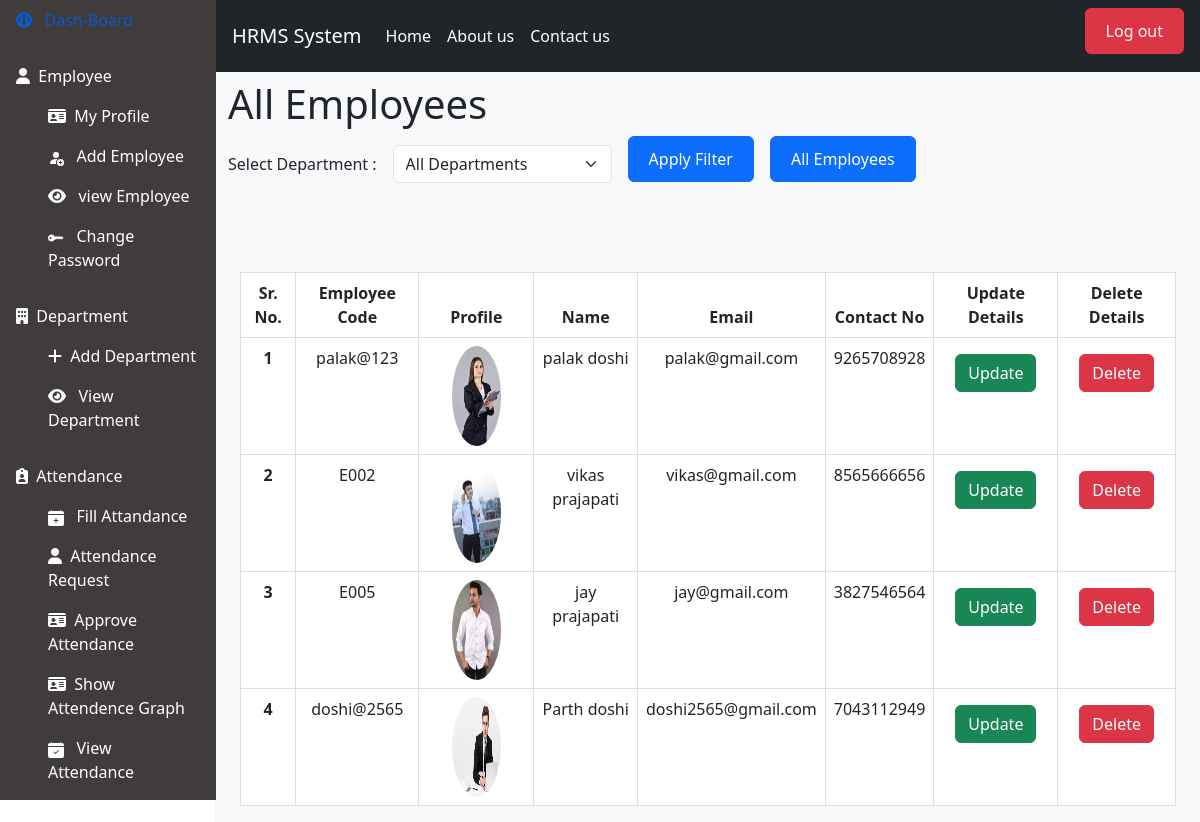
The app's page /view_all_employee/ (signed in) with its own data.
### hr/models.py (models this page shows, shortened)
class Employee(models.Model):
    user = models.ForeignKey(User,on_delete=models.CASCADE)
    id = models.BigAutoField(primary_key=True)
    emp_code = models.CharField(unique=True, max_length=20) #emp id for login
    profile = models.ImageField(upload_to="images",blank=True,null=True)
    email = models.EmailField()
    mobile_number = models.CharField(max_length=13,null=True,blank=True)
    date_of_birth = models.DateField()
    employee_address = models.TextField(max_length=1000)
    city_id = models.ForeignKey(City, null=True, blank=True, on_delete=models.CASCADE)
    state_id = models.ForeignKey(State, null=True, blank=True, on_delete=models.CASCADE)
    aadhar_number = models.CharField(max_length=12, null=True, blank=True,unique=True)
    pan_number = models.CharField(max_length=10, null=True, blank=True,unique=True)
    dep_id = models.ForeignKey(Department, null=True, blank=True, on_delete=models.CASCADE)
    designation_id = models.ForeignKey(Designation, null=True, blank=True, on_delete=models.CASCADE)
    date_of_joining = models.DateField()
    is_hr = models.BooleanField(default=False)
    is_employee = models.BooleanField(default=False)

### hr/views.py (the view, shortened to what this page needs)
# urls.py: path('view_all_employee/',view_all_employee,name='view_all_employee'),
def view_all_employee(request):
    print(request.method)
    user = User.objects.filter(username=request.session.get('username'))
    emp_id = Employee.objects.filter(user=user[0]).first()
    all_deps = Department.objects.all()
    context = {
        'departments': all_deps,
        'employees': Employee.objects.all(),
        'is_hr': emp_id.is_hr
     }
    return render(request,'view_all_employee.html',context)

### hr/models.py (called while the page is built)
    def __str__(self):
        return self.department_name

### hr/templates/view_all_employee.html (shortened to what this page needs)
{% extends "index.html" %}
{% load static %}
{% block mycontent %}
 <div class="container mt-2">
    <h1>All Employees</h1>
    <form method="post" id="add-dep-form" action="{% url 'view_all_employee' %}" class="row g-3 align-items-center">
        <div class="col-auto">
            <label for="dep_filter">Select Department :</label>
        </div>
        <div class="col-auto">
            <select id="dep_filter" name="dep_filter" class="form-select">
                <option value="">All Departments</option>
            </select>
        </div>
        <div class="col-auto">
            <button type="submit" class="btn btn-primary">Apply Filter</button>
        </div>
        <div class="col-auto">
            <button class="btn btn-primary">
                <a style="text-decoration: none; color: white;" href="{% if start_date and end_date %}{% url 'download_attendance_csv' start_date=start_date end_date=end_date %}{% endif %}">All Employees</a>
            </button>
        </form>
        </div>
    <br/>
    <div class="container">
    <table class="table">
        <thead>
            <tr>
                <th scope="col">Sr. No.</th>
                <th scope="col">Employee Code</th>
                <th scope="col">Profile</th>
                <th scope="col">Name</th>
                <th scope="col">Email</th>
                <th scope="col">Contact No</th>
                <th scope="col">Update Details</th>
                <th scope="col">Delete Details</th>
            </tr>
        </thead>
        <tbody>
            {% for emp in employees%}
            <tr>
                <th scope="row">{{ forloop.counter }}</th>
                <td>{{emp.emp_code}}</td>
                <div class="round-image-container">
                <td><img src="/media/{{ emp.profile }}" style="height : 100px" "width : 60px" class="round-image"></td>
                </div>
                <td>{{emp.user.first_name|add:" "|add:emp.user.last_name }}</td>
                <td>{{emp.email}}</td>
                <td>{{emp.mobile_number}}</td>
                <td>
                <a href="{% url 'update_employee' emp.id %}" class="btn btn-success m-2"> Update</a>
                </td>
                <td>
                <a href="{% url 'deactivate_employee' emp.id %}" class="btn btn-danger m-2"> Delete</a>
                </td>
            </tr>
            {% endfor %}
        </tbody>
    </table>
</div>
{% endblock %}

### hr/static/css/style.css (style rules this page uses)
* { margin: 0; padding: 0; box-sizing: border-box; }
input, button,textarea { width: 100%; padding-left: 20px; margin-bottom: 10px; border-radius: 5px; border: 1px solid #ccc; padding: 10px 20px !important; }

### hr/templates/view_all_employee.html (style rules this page uses)
.round-image-container { display: inline-block; width: 50px; height: 50px; overflow: hidden; border-radius: 50%; }
.round-image { width: 50%; height: 50%; border-radius: 50%; }
table { border-collapse: collapse; width: 100%; }
th, td { border: 1px solid #ddd; padding: 8px; text-align: center; }
th { background-color: #f2f2f2; }
tr:nth-child(even) { background-color: #f2f2f2; }

### records on screen
Employee: emp_code "palak@123", profile (picture), user.first_name|add "palak doshi", email "palak@gmail.com", mobile_number "9265708928"
Employee: emp_code "E002", profile (picture), user.first_name|add "vikas prajapati", email "vikas@gmail.com", mobile_number "8565666656"
Employee: emp_code "E005", profile (picture), user.first_name|add "jay prajapati", email "jay@gmail.com", mobile_number "3827546564"
Employee: emp_code "doshi@2565", profile (picture), user.first_name|add "Parth doshi", email "doshi2565@gmail.com", mobile_number "7043112949"
